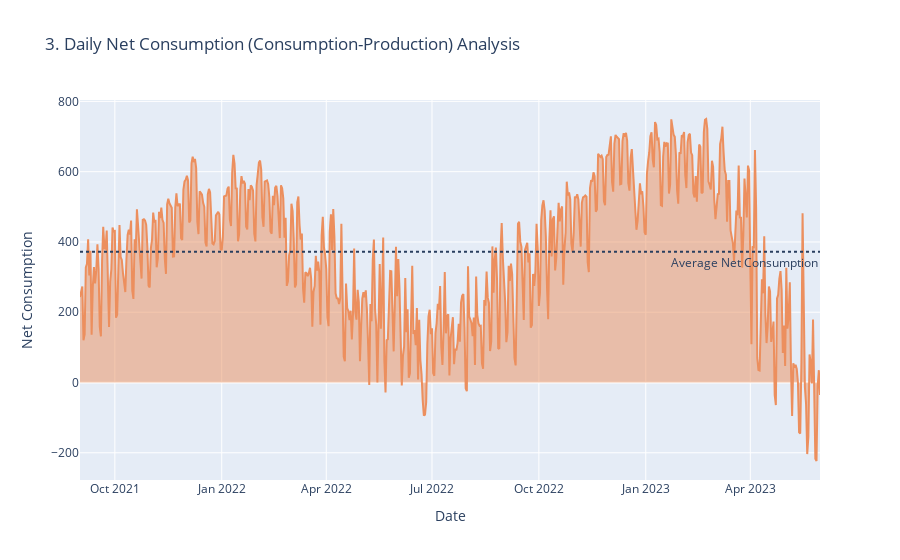

Notebook code for this chart:
### Code cell
fig = px.area(dailyCons["target"]-dailyProd["target"],
              x=dailyProd.index,y="target",
              title='3. Daily Net Consumption (Consumption-Production) Analysis')
fig.add_hline(y=(dailyCons["target"]-dailyProd["target"]).mean(),
              line_dash="dot", annotation_text="Average Net Consumption",
              annotation_position="bottom right")
fig.update_traces(line_color='#EC8F5E')
fig.update_layout(xaxis_title="Date", yaxis_title="Net Consumption")
fig.show()

### Figure 1 — Plotly figure (JSON) as saved in the notebook; plotly's stock layout.template omitted (floating-point values rounded to 4 significant figures; data arrays with more than 128 entries replaced by an {"elided": "..."} marker saying what was removed)
{"data": [{"fillpattern": {"shape": ""}, "hovertemplate": "x=%{x}<br>target=%{y}<extra></extra>", "legendgroup": "", "line": {"color": "#EC8F5E"}, "marker": {"symbol": "circle"}, "mode": "lines", "name": "", "orientation": "v", "showlegend": false, "stackgroup": "1", "x": {"elided": "638 str values"}, "xaxis": "x", "y": {"elided": "638 float values"}, "yaxis": "y", "type": "scatter"}], "layout": {"xaxis": {"anchor": "y", "domain": [0, 1], "title": {"text": "Date"}, "type": "date", "range": ["2021-09-01", "2023-05-31"], "autorange": true}, "yaxis": {"anchor": "x", "domain": [0, 1], "title": {"text": "Net Consumption"}, "type": "linear", "range": [-277.5, 804.0], "autorange": true}, "legend": {"tracegroupgap": 0}, "title": {"text": "3. Daily Net Consumption (Consumption-Production) Analysis"}, "shapes": [{"line": {"dash": "dot"}, "type": "line", "x0": 0, "x1": 1, "xref": "x domain", "y0": 371.7, "y1": 371.7, "yref": "y"}], "annotations": [{"showarrow": false, "text": "Average Net Consumption", "x": 1, "xanchor": "right", "xref": "x domain", "y": 371.7, "yanchor": "top", "yref": "y"}], "autosize": true}}
